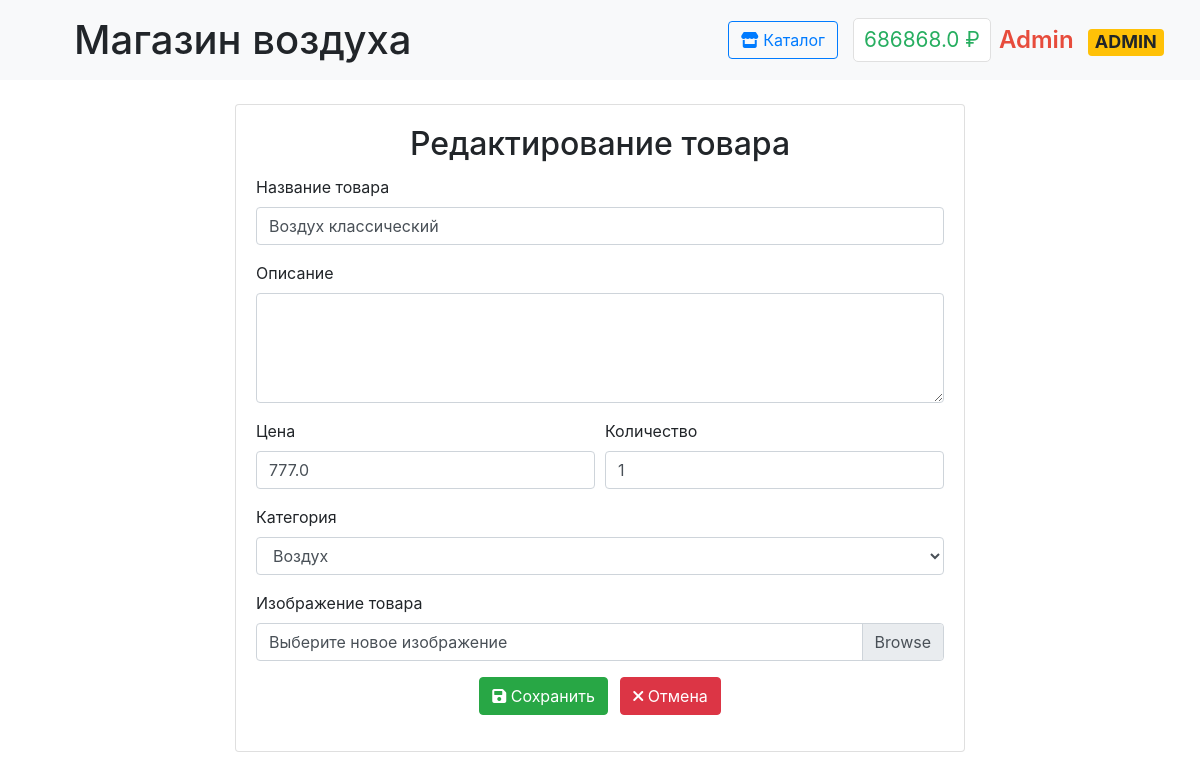
The app's page /admin/product/1/edit (signed in), older data.
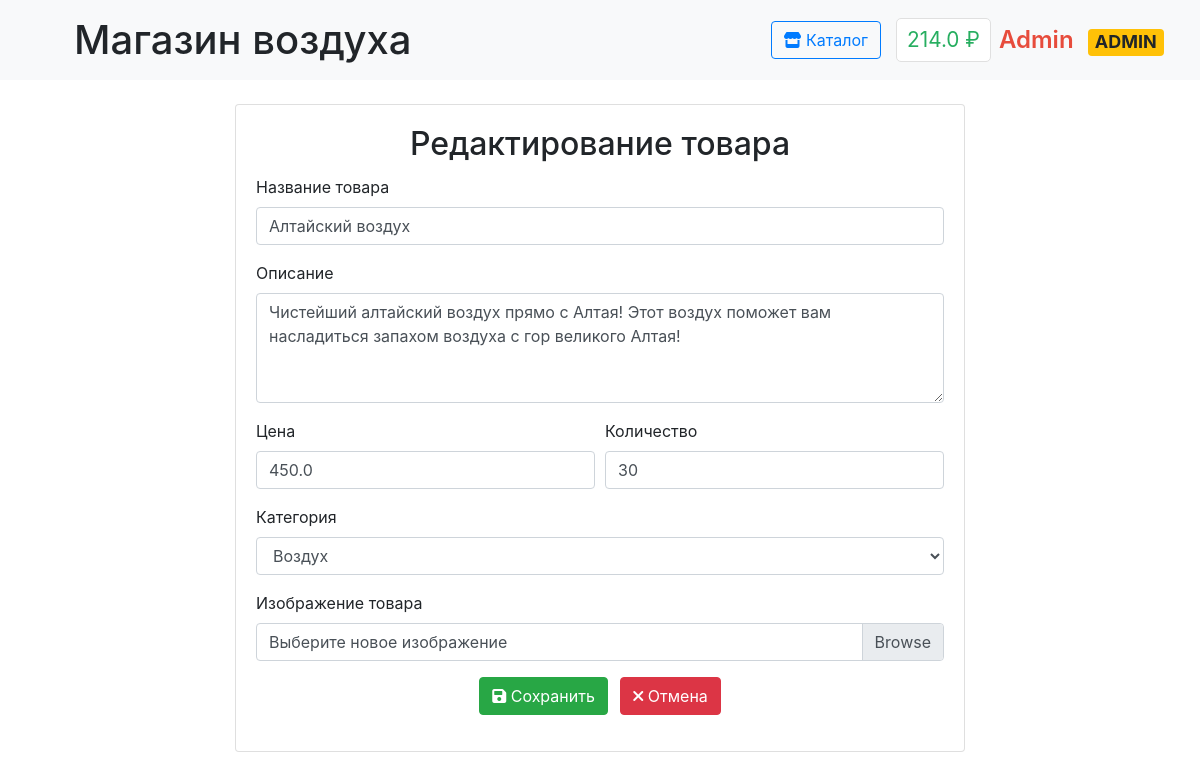
The same page, newer data.
### data/users.py (models this page shows, shortened)
class User(SqlAlchemyBase, UserMixin):
    __tablename__ = 'users'
    id = Column(Integer, primary_key=True, autoincrement=True)
    surname = Column(String, nullable=False)
    name = Column(String, nullable=False)
    email = Column(String, unique=True, nullable=False)
    hashed_password = Column(String, nullable=False)
    balance = Column(Float, default=0)
    is_admin = Column(Boolean, default=False)

### data/products.py (models this page shows, shortened)
class Product(SqlAlchemyBase):
    __tablename__ = 'products'
    id = sa.Column(sa.Integer, primary_key=True, autoincrement=True)
    title = sa.Column(sa.String, nullable=False)
    description = sa.Column(sa.Text)
    price = sa.Column(sa.Float, nullable=False)
    quantity = sa.Column(sa.Integer, default=0)
    image_url = sa.Column(sa.String)
    category = sa.Column(sa.String)
    created_at = sa.Column(sa.DateTime, default=sa.func.now())
    is_available = sa.Column(sa.Boolean, default=True)

### main.py (the view, shortened to what this page needs)
@app.route('/admin/product/<int:id>/edit', methods=['GET', 'POST'])
@login_required
def edit_product(id):
    if not current_user.is_admin:
        abort(403)
    db_sess = db_session.create_session()
    product = db_sess.get(Product, id)
    if not product:
        db_sess.close()
        abort(404)
    form = ProductForm(obj=product)
    form.category.choices = [('air', 'Воздух'), ('other', 'Другое')]
    return render_template('edit_product.html', form=form, product=product)

### forms/products.py
class ProductForm(FlaskForm):
    title = StringField('Название товара', validators=[DataRequired()])
    description = TextAreaField('Описание')
    price = FloatField('Цена', validators=[DataRequired(), NumberRange(min=0.01)])
    quantity = IntegerField('Количество', validators=[NumberRange(min=0)])
    image = FileField('Изображение товара', validators=[
        FileAllowed(['jpg', 'jpeg', 'png', 'gif'], 'Только изображения!')
    ])
    category = SelectField('Категория', choices=[
        ('air', 'Воздух'),
        ('other', 'Другое')
    ], validators=[DataRequired()])
    submit = SubmitField('Сохранить')

### data/db_session.py (called while the page is built)
def create_session() -> Session:
    global __factory
    return __factory()

### main.py (called while the page is built)
@login_manager.user_loader
def load_user(user_id):
    db_sess = db_session.create_session()
    return db_sess.get(User, user_id)

### templates/edit_product.html (shortened to what this page needs)
{% extends "base.html" %}
{% block content %}
<div class="container">
    <div class="row justify-content-center">
        <div class="col-md-8">
            <div class="card mt-4">
                <div class="card-body">
                    <h2 class="card-title text-center">Редактирование товара</h2>
                    <form method="POST" enctype="multipart/form-data">
                        <div class="form-group">
                            {{ form.title.label }}
                            {{ form.title(class="form-control") }}
                        </div>
                        <div class="form-group">
                            {{ form.description.label }}
                            {{ form.description(class="form-control", rows=4) }}
                        </div>
                        <div class="form-row">
                            <div class="form-group col-md-6">
                                {{ form.price.label }}
                                {{ form.price(class="form-control") }}
                            </div>
                            <div class="form-group col-md-6">
                                {{ form.quantity.label }}
                                {{ form.quantity(class="form-control") }}
                            </div>
                        </div>
                        <div class="form-group">
                            {{ form.category.label }}
                            {{ form.category(class="form-control") }}
                        </div>
                        <div class="form-group">
                            <label>Изображение товара</label>
                            <div class="custom-file">
                                <label class="custom-file-label" for="image">
                                    {% if product.image_url %}
                                        Текущее: {{ product.image_url.split('/')[-1] }}
                                    {% else %}
                                        Выберите новое изображение
                                    {% endif %}
                                </label>
                            </div>
                        </div>
                        <div class="form-group text-center">
                            <button type="submit" class="btn btn-success mr-2">
                                <i class="fas fa-save"></i> Сохранить
                            </button>
                            <a href="{{ url_for('admin_panel') }}" class="btn btn-danger">
                                <i class="fas fa-times"></i> Отмена
                            </a>
                        </div>
                    </form>
                </div>
            </div>
        </div>
    </div>
</div>
{% endblock %}

### templates/base.html (shortened to what this page needs)
<!doctype html>
<html lang="en">
<head>
    <link rel="stylesheet" href="https://stackpath.bootstrapcdn.com/bootstrap/4.4.1/css/bootstrap.min.css">
    <link rel="stylesheet" href="https://cdnjs.cloudflare.com/ajax/libs/font-awesome/6.0.0/css/all.min.css">
    <link rel="stylesheet" href="{{ url_for('static', filename='css/style.css') }}">
</head>
<body>
<nav class="navbar navbar-light bg-light">
    <div class="navbar-container">
        <h1 class="m-2" style="padding-left: 30px;">Магазин воздуха</h1>
        <div class="nav-section">
            {% if current_user.is_authenticated %}
                <a href="{{ url_for('index') }}" class="btn btn-outline-primary">
                    <i class="fas fa-store"></i> Каталог
                </a>
                <div class="d-flex align-items-center">
                    <span class="balance mr-2" onclick="window.location.href='{{ url_for('payment') }}'">
                        {{ current_user.balance }} ₽
                    </span>
                    <span class="username {% if current_user.is_admin %}admin-badge{% endif %}"
                          onclick="window.location.href='{{ url_for('profile') }}'">
                        {{ current_user.name }}
                        {% if current_user.is_admin %}<span class="badge badge-warning ml-2">ADMIN</span>{% endif %}
                    </span>
                </div>
            {% endif %}
        </div>
    </div>
</nav>
<main>
    {% block content %}{% endblock %}
</main>
</body>
</html>

Row changes from the older to the newer data that the page shows:
changed User "Admin": balance "686868.0" → "214.0"
changed Product "Воздух": title "Воздух классический" → "Алтайский воздух"; description (not shown) → "Чистейший алтайский воздух прямо с Алтая! Этот воздух поможет вам насладиться запахом воздуха с гор великого Алтая!"; price "777.0" → "450.0"; quantity "1" → "30"
